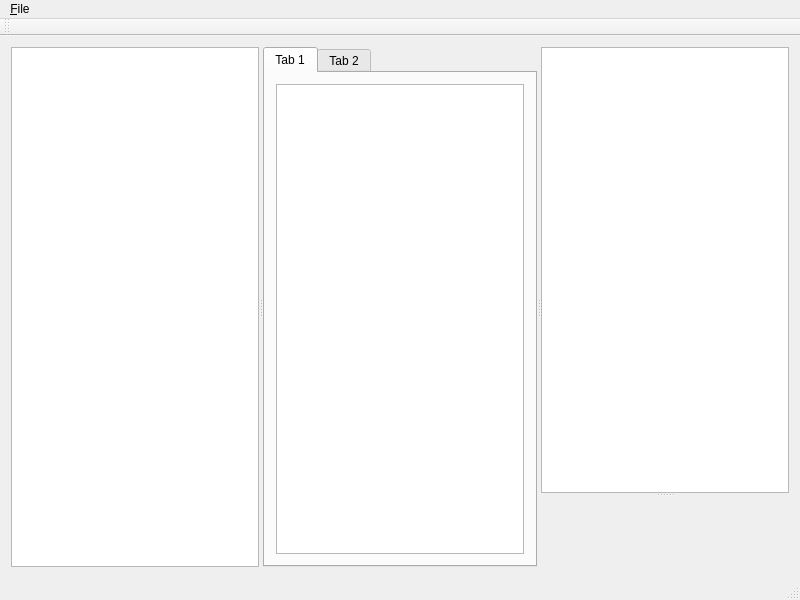
<?xml version="1.0" encoding="UTF-8"?>
<ui version="4.0">
 <class>MainWindow</class>
 <widget class="QMainWindow" name="MainWindow">
  <property name="geometry">
   <rect>
    <x>0</x>
    <y>0</y>
    <width>800</width>
    <height>600</height>
   </rect>
  </property>
  <property name="windowTitle">
   <string>RapCAD</string>
  </property>
  <widget class="QWidget" name="centralWidget">
   <layout class="QHBoxLayout" name="horizontalLayout">
    <item>
     <widget class="QSplitter" name="splitter_2">
      <property name="orientation">
       <enum>Qt::Horizontal</enum>
      </property>
      <widget class="QTreeView" name="treeView"/>
      <widget class="QTabWidget" name="tabWidget">
       <widget class="QWidget" name="tab_7">
        <property name="sizePolicy">
         <sizepolicy hsizetype="Preferred" vsizetype="Preferred">
          <horstretch>0</horstretch>
          <verstretch>0</verstretch>
         </sizepolicy>
        </property>
        <attribute name="title">
         <string>Tab 1</string>
        </attribute>
        <layout class="QHBoxLayout" name="horizontalLayout_2">
         <item>
          <widget class="QTextEdit" name="textEdit"/>
         </item>
        </layout>
       </widget>
       <widget class="QWidget" name="tab_8">
        <attribute name="title">
         <string>Tab 2</string>
        </attribute>
       </widget>
      </widget>
      <widget class="QSplitter" name="splitter">
       <property name="orientation">
        <enum>Qt::Vertical</enum>
       </property>
       <widget class="QTextEdit" name="textEdit_2"/>
       <widget class="QWidget" name="widget" native="true"/>
      </widget>
     </widget>
    </item>
   </layout>
  </widget>
  <widget class="QMenuBar" name="menuBar">
   <property name="geometry">
    <rect>
     <x>0</x>
     <y>0</y>
     <width>800</width>
     <height>25</height>
    </rect>
   </property>
   <widget class="QMenu" name="menuFile">
    <property name="title">
     <string>&amp;File</string>
    </property>
    <addaction name="actionNew"/>
    <addaction name="actionOpen"/>
    <addaction name="separator"/>
    <addaction name="actionClose"/>
    <addaction name="action_Save"/>
    <addaction name="action_Save_As"/>
    <addaction name="separator"/>
    <addaction name="action_Quit"/>
   </widget>
   <addaction name="menuFile"/>
  </widget>
  <widget class="QToolBar" name="mainToolBar">
   <attribute name="toolBarArea">
    <enum>TopToolBarArea</enum>
   </attribute>
   <attribute name="toolBarBreak">
    <bool>false</bool>
   </attribute>
  </widget>
  <widget class="QStatusBar" name="statusBar"/>
  <action name="actionNew">
   <property name="text">
    <string>&amp;New</string>
   </property>
   <property name="shortcut">
    <string>Ctrl+N</string>
   </property>
  </action>
  <action name="actionOpen">
   <property name="text">
    <string>&amp;Open</string>
   </property>
   <property name="shortcut">
    <string>Ctrl+O</string>
   </property>
  </action>
  <action name="actionClose">
   <property name="text">
    <string>&amp;Close</string>
   </property>
   <property name="shortcut">
    <string>Ctrl+W</string>
   </property>
  </action>
  <action name="action_Save">
   <property name="text">
    <string>&amp;Save</string>
   </property>
  </action>
  <action name="action_Save_As">
   <property name="text">
    <string>Save &amp;As...</string>
   </property>
  </action>
  <action name="action_Quit">
   <property name="text">
    <string>&amp;Quit</string>
   </property>
   <property name="shortcut">
    <string>Ctrl+Q</string>
   </property>
  </action>
 </widget>
 <layoutdefault spacing="6" margin="11"/>
 <resources/>
 <connections/>
</ui>
